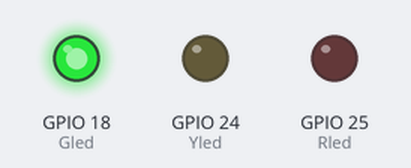
Recording of a program running on a simulated Raspberry Pi (BCM pin numbers). Shown: output pins drawn as LEDs (lit = HIGH).

Above: at 0.5 s.
At 1.5 s:
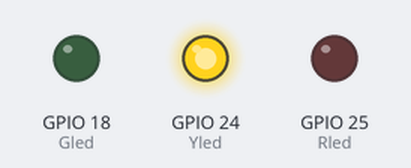
At 5.5 s:
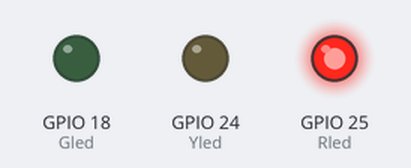
Timing chart, 0 to 6.9 s (numbered marks = the images above):
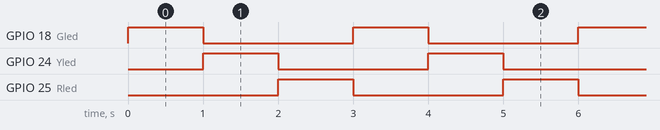

The program:

leds.py
```python
#! /usr/bin/python
import RPi.GPIO as GPIO
import time

GPIO.setmode(GPIO.BCM)

Gled = 18
Yled = 24
Rled = 25

GPIO.setup(Gled, GPIO.OUT)
GPIO.setup(Yled, GPIO.OUT)
GPIO.setup(Rled, GPIO.OUT)

while True:
	GPIO.output(Gled,True)
	time.sleep(1)
	GPIO.output(Gled,False)

	GPIO.output(Yled,True)
	time.sleep(1)
	GPIO.output(Yled,False)

	GPIO.output(Rled,True)
	time.sleep(1)
	GPIO.output(Rled,False)
```

Measured:
- by itself, GPIO 18 (Gled), GPIO 24 (Yled), GPIO 25 (Rled): alternates HIGH for 1.0 s and LOW for 2.0 s
- by itself, everything shown: repeats every 3.0 s, in 3 steps
